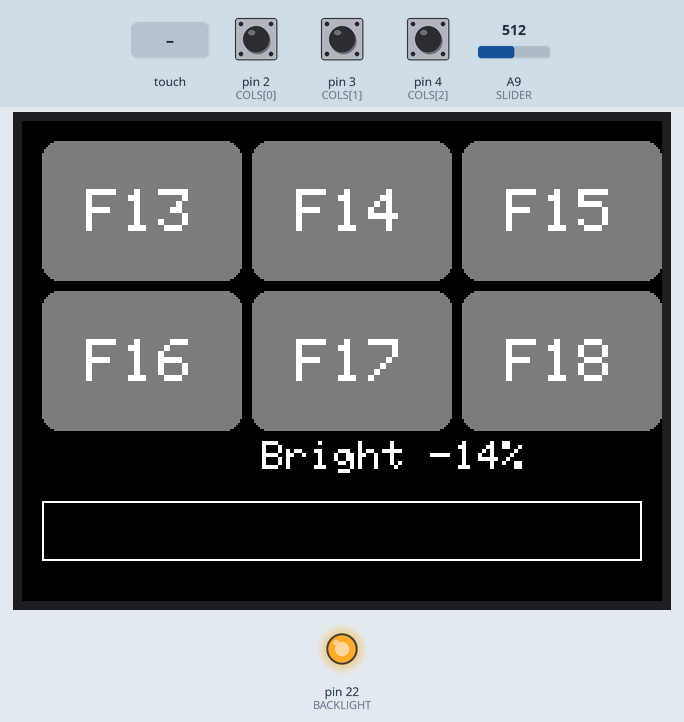
The sketch below on a simulated Arduino Leonardo, built with avr-gcc and run on an emulated ATmega32U4. Shown: 320×240 colour display, output pins drawn as LEDs (lit = HIGH). Inputs (shaded band) come from the test bench; at power-on: A9 (SLIDER) = 512, pin 2 (COLS[0]) HIGH, pin 3 (COLS[1]) HIGH, pin 4 (COLS[2]) HIGH. USB keyboard and mouse output is not drawn.

Above: at 1.4 s.
1.5 s: A9 (SLIDER) set to 530
At 1.9 s:
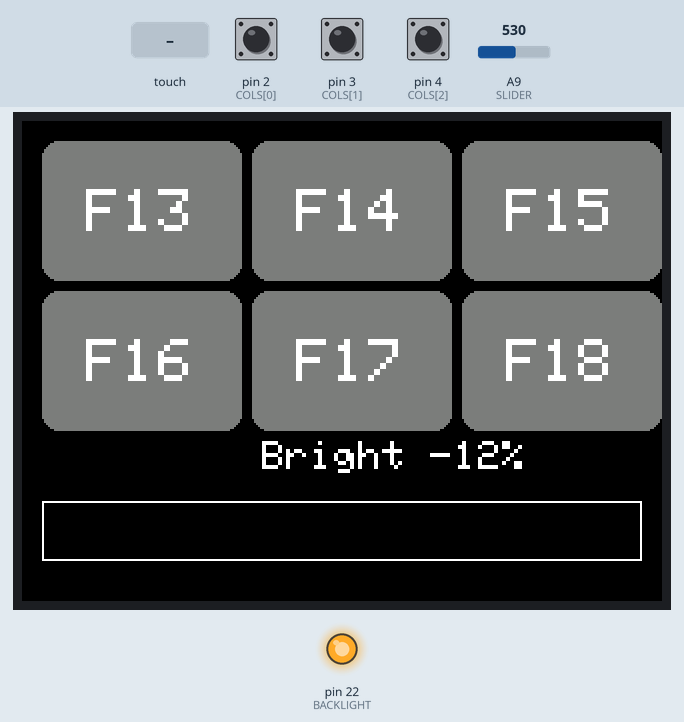
3.0 s: pin 2 (COLS[0]) pulled LOW for 0.15 s
At 3.09 s:
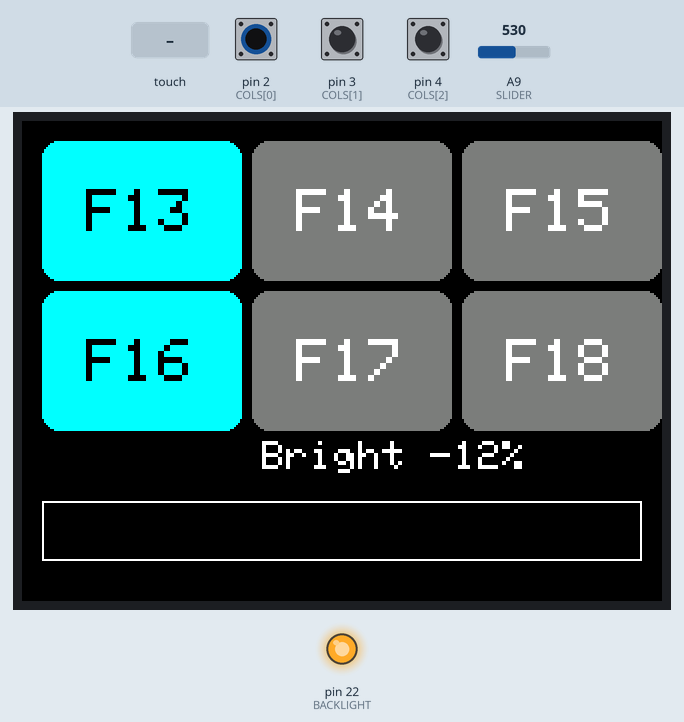
4.6 s: pin 3 (COLS[1]) pulled LOW for 0.15 s
At 4.69 s:
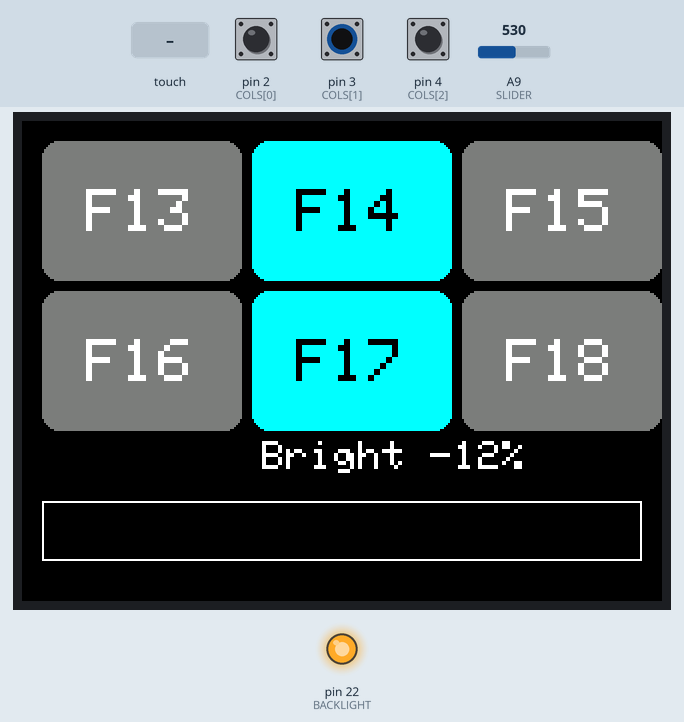
6.2 s: pin 4 (COLS[2]) pulled LOW for 0.15 s
At 6.3 s:
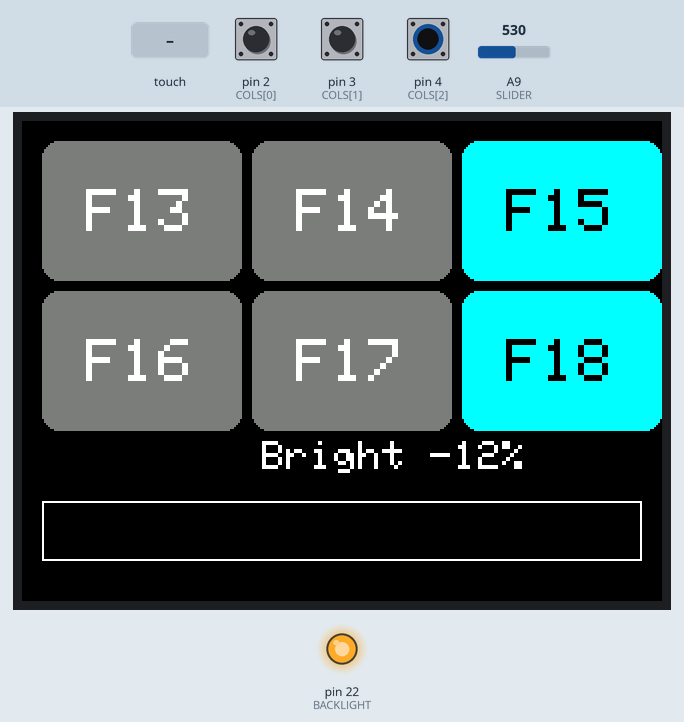
7.8 s: touch panel pressed at 13 % / 10 % of its raw x / y range
At 7.88 s:
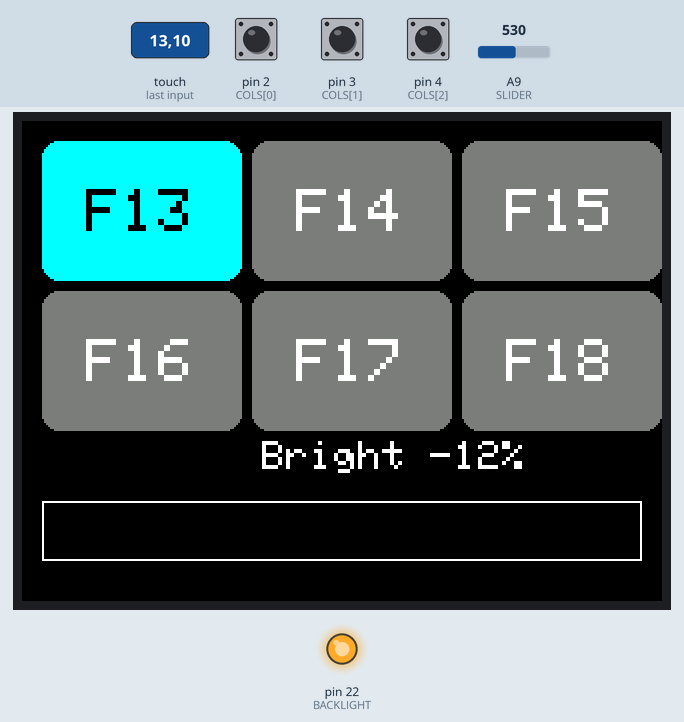
9.4 s: touch panel pressed at 38 % / 10 % of its raw x / y range
At 9.49 s:
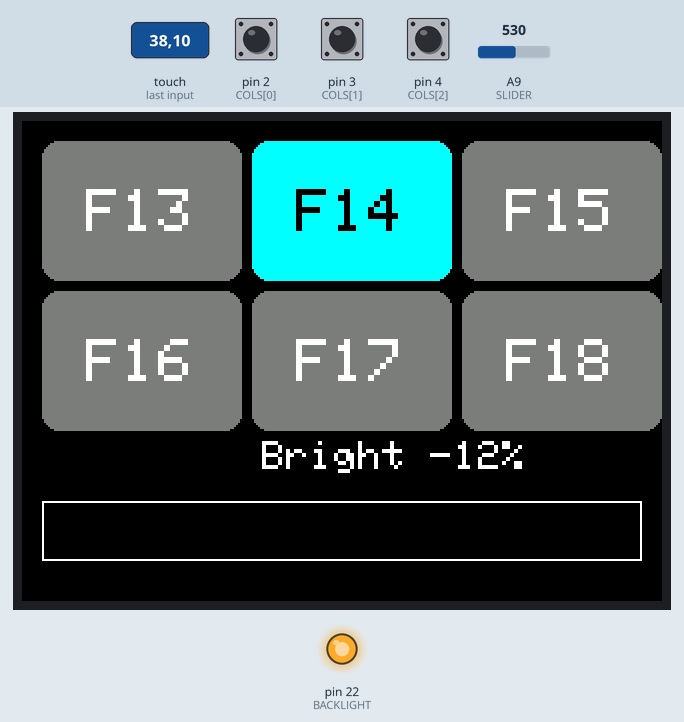
Timing chart, 0 to 12.0 s (numbered marks = the images above; inputs shaded):
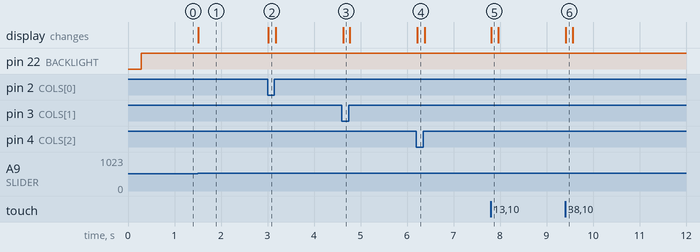

The sketch:

sketch_nov3a.ino
```cpp
#include <SPI.h>
#include <Adafruit_GFX.h>
#include <Adafruit_ILI9341.h>
#include <XPT2046_Touchscreen.h>
#include <Keyboard.h>

#define TFT_CS    17
#define TFT_DC    20
#define TFT_RST   21
#define TOUCH_CS  14
#define TOUCH_IRQ 10
#define BACKLIGHT 22
#define SLIDER    27

const int ROWS[2] = {0, 1};
const int COLS[3] = {2, 3, 4};

const uint8_t KEYMAP[2][3] = {
  {KEY_F13, KEY_F14, KEY_F15},
  {KEY_F16, KEY_F17, KEY_F18}
};
const char* LABELS[6] = {"F13", "F14", "F15", "F16", "F17", "F18"};

Adafruit_ILI9341 tft(TFT_CS, TFT_DC, TFT_RST);
XPT2046_Touchscreen touch(TOUCH_CS, TOUCH_IRQ);

bool keyDown[2][3] = {};
int lastSlider = -1;

void drawKey(int r, int c, bool pressed) {
  int w = 100, h = 70;
  int x = 10 + c * (w + 5);
  int y = 10 + r * (h + 5);
  tft.fillRoundRect(x, y, w, h, 8, pressed ? ILI9341_CYAN : ILI9341_DARKGREY);
  tft.setTextColor(pressed ? ILI9341_BLACK : ILI9341_WHITE);
  tft.setTextSize(3);
  tft.setCursor(x + 22, y + 24);
  tft.print(LABELS[r * 3 + c]);
}

void drawSlider(int percent) {
  tft.fillRect(10, 190, 300, 30, ILI9341_BLACK);
  tft.drawRect(10, 190, 300, 30, ILI9341_WHITE);
  tft.fillRect(12, 192, percent * 296 / 100, 26, ILI9341_GREEN);
  tft.setTextColor(ILI9341_WHITE, ILI9341_BLACK);
  tft.setTextSize(2);
  tft.setCursor(120, 160);
  tft.print("Bright ");
  tft.print(percent);
  tft.print("%  ");
}

void pressKey(int r, int c, bool down) {
  if (down == keyDown[r][c]) return;
  keyDown[r][c] = down;
  if (down) Keyboard.press(KEYMAP[r][c]);
  else      Keyboard.release(KEYMAP[r][c]);
  drawKey(r, c, down);
}

void setup() {
  for (int c = 0; c < 3; c++) pinMode(COLS[c], INPUT_PULLUP);
  for (int r = 0; r < 2; r++) pinMode(ROWS[r], INPUT);
  pinMode(BACKLIGHT, OUTPUT);

  Keyboard.begin();
  tft.begin();
  tft.setRotation(1);
  tft.fillScreen(ILI9341_BLACK);
  touch.begin();
  touch.setRotation(1);

  for (int r = 0; r < 2; r++)
    for (int c = 0; c < 3; c++) drawKey(r, c, false);
}

void loop() {
  bool now[2][3] = {};

  for (int r = 0; r < 2; r++) {
    pinMode(ROWS[r], OUTPUT);
    digitalWrite(ROWS[r], LOW);
    delayMicroseconds(10);
    for (int c = 0; c < 3; c++) now[r][c] = (digitalRead(COLS[c]) == LOW);
    pinMode(ROWS[r], INPUT);
  }

  if (touch.touched()) {
    TS_Point p = touch.getPoint();
    int x = map(p.x, 200, 3900, 0, 320);
    int y = map(p.y, 200, 3900, 0, 240);
    int c = (x - 10) / 105, r = (y - 10) / 75;
    if (r >= 0 && r < 2 && c >= 0 && c < 3) now[r][c] = true;
  }

  for (int r = 0; r < 2; r++)
    for (int c = 0; c < 3; c++) pressKey(r, c, now[r][c]);

  int percent = analogRead(SLIDER) * 100 / 1023;
  if (abs(percent - lastSlider) > 1) {
    analogWrite(BACKLIGHT, 255 - percent * 255 / 100);
    drawSlider(percent);
    lastSlider = percent;
  }

  delay(10);
}
```

Measured:
- the behaviour switches between 522 and 523 on A9 (SLIDER) (found by bisection; images 0 and 1)
- after the input at 1.5 s, the display: changes at once (image 1)
- after the input at 3.0 s, the display: changes at once (image 2)
- after the input at 4.6 s, the display: changes at once (image 3)
- after the input at 6.2 s, the display: changes at once (image 4)
- after the input at 7.8 s, the display: changes at once (image 5)
- after the input at 9.4 s, the display: changes at once (image 6)
